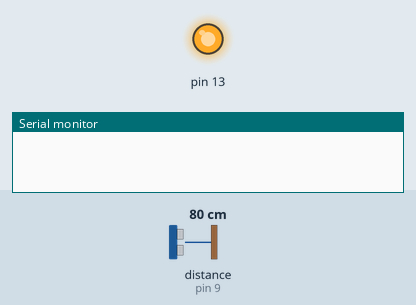
Bench run of a sketch on a simulated Arduino Uno, built with avr-gcc and run on an emulated ATmega328P. Parts: output pins drawn as LEDs (lit = HIGH), the last lines printed to the serial monitor. Wiring (inferred from the names in the program): ultrasonic range finder: trigger pin 8; echo pin 9. Inputs (shaded band) come from the test bench; at power-on: distance to the obstacle (sensor on pin 9) 80 cm. The echo pulse lasts 58.3 µs per cm; pins used as bus, display or sensor lines are not drawn.

Above: at 0.1 s.
At 11.2 s:
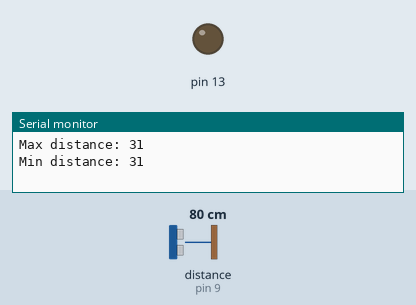
11.3 s: distance to the obstacle (sensor on pin 9) set to 2 cm
13.2 s: distance to the obstacle (sensor on pin 9) set to 35 cm
Timing chart, 0 to 16.2 s (numbered marks = the images above; inputs shaded):
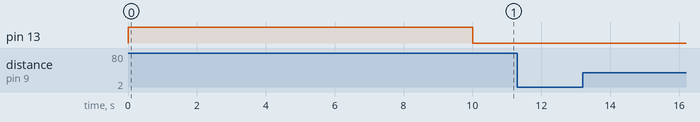

The sketch:

_Adam_SPEED-E_SENSOR.ino
```cpp
//PIN FOR SENSOR
#define TRIGGER 8 //orange
#define ECHO 9 //yellow

long duration;
long distance;
long distanceThreshold = 0; //10 feet range threshold
int vehicleCount = 0;
int Vehicle_Detected_Confidence_Level = 0;
//MAX AND MIN VALUE FOR CALIBRATION
long sensorMin = 10000;
long sensorMax = 0;

void calibration(){
  pinMode(13, OUTPUT);
  while(millis() < 10000){
    digitalWrite(13, HIGH);
    readSensor();
    //find max
    if (distance > sensorMax) {
      sensorMax = distance;
    }
    //find min
    if (distance < sensorMin && distance != 0) {
      sensorMin = distance;
    }
  }
  digitalWrite(13, LOW);
  Serial.print("Max distance: ");Serial.println(sensorMax);
  Serial.print("Min distance: ");Serial.println(sensorMin);
  distanceThreshold = sensorMin - 2;
}

void readSensor(){
  digitalWrite(TRIGGER, LOW); // Setting Trigger Pin Low for 2 microseconds
  delayMicroseconds(2);

  digitalWrite(TRIGGER, HIGH);  // Setting Trigger Pin High for 10 microseconds to trigger ranging
  delayMicroseconds(10);

  digitalWrite(TRIGGER, LOW); // Setting Trigger Pin Low

  duration = pulseIn(ECHO, HIGH);
  distance = duration * 0.00676;
}

void countCar(){
  if (distance <= distanceThreshold)
  {
    Serial.print("Vehicle Detected ");
    Serial.print(distance);
    Serial.println(" inches away");
    Vehicle_Detected_Confidence_Level ++;
  }
  else
  {
    if (Vehicle_Detected_Confidence_Level > 3) {
      vehicleCount ++;
      Serial.print("Vehicle passed. Vehicle Count: ");
      Serial.println(vehicleCount);
    }
    Vehicle_Detected_Confidence_Level = 0;
  }
}

void setup(){
  Serial.begin(9600); //Baudrate
  pinMode(TRIGGER, OUTPUT); // Assigning Trigger Pin as Output
  pinMode(ECHO, INPUT); // Assigning Echo Pin as Input
  calibration();
}

void loop()
{
  readSensor();
  countCar();
}
```
